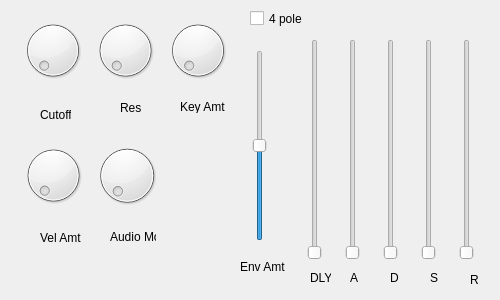
<?xml version="1.0" encoding="UTF-8"?>
<ui version="4.0">
 <class>Dialog</class>
 <widget class="QDialog" name="Dialog">
  <property name="geometry">
   <rect>
    <x>0</x>
    <y>0</y>
    <width>500</width>
    <height>300</height>
   </rect>
  </property>
  <property name="windowTitle">
   <string>Dialog</string>
  </property>
  <widget class="QLabel" name="label_2">
   <property name="geometry">
    <rect>
     <x>120</x>
     <y>100</y>
     <width>31</width>
     <height>16</height>
    </rect>
   </property>
   <property name="text">
    <string>Res</string>
   </property>
  </widget>
  <widget class="QLabel" name="label_3">
   <property name="geometry">
    <rect>
     <x>180</x>
     <y>100</y>
     <width>46</width>
     <height>13</height>
    </rect>
   </property>
   <property name="text">
    <string>Key Amt</string>
   </property>
  </widget>
  <widget class="QLabel" name="label">
   <property name="geometry">
    <rect>
     <x>40</x>
     <y>80</y>
     <width>31</width>
     <height>69</height>
    </rect>
   </property>
   <property name="text">
    <string>Cutoff</string>
   </property>
  </widget>
  <widget class="QLabel" name="label_4">
   <property name="geometry">
    <rect>
     <x>110</x>
     <y>230</y>
     <width>46</width>
     <height>13</height>
    </rect>
   </property>
   <property name="text">
    <string>Audio Mod</string>
   </property>
  </widget>
  <widget class="QCheckBox" name="filt4pole">
   <property name="geometry">
    <rect>
     <x>250</x>
     <y>10</y>
     <width>70</width>
     <height>17</height>
    </rect>
   </property>
   <property name="text">
    <string>4 pole</string>
   </property>
  </widget>
  <widget class="QSlider" name="filtEnvAmt">
   <property name="geometry">
    <rect>
     <x>250</x>
     <y>50</y>
     <width>19</width>
     <height>191</height>
    </rect>
   </property>
   <property name="minimum">
    <number>-1024</number>
   </property>
   <property name="maximum">
    <number>1024</number>
   </property>
   <property name="orientation">
    <enum>Qt::Vertical</enum>
   </property>
  </widget>
  <widget class="QLabel" name="label_5">
   <property name="geometry">
    <rect>
     <x>240</x>
     <y>260</y>
     <width>46</width>
     <height>13</height>
    </rect>
   </property>
   <property name="text">
    <string>Env Amt</string>
   </property>
  </widget>
  <widget class="QLabel" name="label_6">
   <property name="geometry">
    <rect>
     <x>40</x>
     <y>230</y>
     <width>46</width>
     <height>16</height>
    </rect>
   </property>
   <property name="text">
    <string>Vel Amt</string>
   </property>
  </widget>
  <widget class="QLabel" name="label_7">
   <property name="geometry">
    <rect>
     <x>310</x>
     <y>270</y>
     <width>21</width>
     <height>16</height>
    </rect>
   </property>
   <property name="text">
    <string>DLY</string>
   </property>
  </widget>
  <widget class="QLabel" name="label_8">
   <property name="geometry">
    <rect>
     <x>350</x>
     <y>270</y>
     <width>16</width>
     <height>16</height>
    </rect>
   </property>
   <property name="text">
    <string>A</string>
   </property>
  </widget>
  <widget class="QLabel" name="label_9">
   <property name="geometry">
    <rect>
     <x>390</x>
     <y>270</y>
     <width>16</width>
     <height>16</height>
    </rect>
   </property>
   <property name="text">
    <string>D</string>
   </property>
  </widget>
  <widget class="QLabel" name="label_10">
   <property name="geometry">
    <rect>
     <x>430</x>
     <y>270</y>
     <width>16</width>
     <height>16</height>
    </rect>
   </property>
   <property name="text">
    <string>S</string>
   </property>
  </widget>
  <widget class="QLabel" name="label_11">
   <property name="geometry">
    <rect>
     <x>470</x>
     <y>270</y>
     <width>21</width>
     <height>20</height>
    </rect>
   </property>
   <property name="text">
    <string>R</string>
   </property>
  </widget>
  <widget class="QWidget" name="">
   <property name="geometry">
    <rect>
     <x>20</x>
     <y>10</y>
     <width>211</width>
     <height>81</height>
    </rect>
   </property>
   <layout class="QHBoxLayout" name="horizontalLayout">
    <item>
     <widget class="QDial" name="filtCutoff">
      <property name="maximum">
       <number>1024</number>
      </property>
     </widget>
    </item>
    <item>
     <widget class="QDial" name="filtRes">
      <property name="maximum">
       <number>1024</number>
      </property>
     </widget>
    </item>
    <item>
     <widget class="QDial" name="filtKeyAmt">
      <property name="maximum">
       <number>1024</number>
      </property>
     </widget>
    </item>
   </layout>
  </widget>
  <widget class="QWidget" name="">
   <property name="geometry">
    <rect>
     <x>20</x>
     <y>140</y>
     <width>141</width>
     <height>71</height>
    </rect>
   </property>
   <layout class="QHBoxLayout" name="horizontalLayout_2">
    <item>
     <widget class="QDial" name="filtVelAmt">
      <property name="maximum">
       <number>1024</number>
      </property>
     </widget>
    </item>
    <item>
     <widget class="QDial" name="filtAudioMix">
      <property name="maximum">
       <number>1024</number>
      </property>
     </widget>
    </item>
   </layout>
  </widget>
  <widget class="QWidget" name="">
   <property name="geometry">
    <rect>
     <x>290</x>
     <y>39</y>
     <width>201</width>
     <height>221</height>
    </rect>
   </property>
   <layout class="QHBoxLayout" name="horizontalLayout_3">
    <item>
     <widget class="QSlider" name="filtDelay">
      <property name="maximum">
       <number>1024</number>
      </property>
      <property name="orientation">
       <enum>Qt::Vertical</enum>
      </property>
     </widget>
    </item>
    <item>
     <widget class="QSlider" name="filtAttack">
      <property name="maximum">
       <number>1024</number>
      </property>
      <property name="orientation">
       <enum>Qt::Vertical</enum>
      </property>
     </widget>
    </item>
    <item>
     <widget class="QSlider" name="filtDecay">
      <property name="maximum">
       <number>1024</number>
      </property>
      <property name="orientation">
       <enum>Qt::Vertical</enum>
      </property>
     </widget>
    </item>
    <item>
     <widget class="QSlider" name="filtSustain">
      <property name="maximum">
       <number>1024</number>
      </property>
      <property name="orientation">
       <enum>Qt::Vertical</enum>
      </property>
     </widget>
    </item>
    <item>
     <widget class="QSlider" name="filtRelease">
      <property name="maximum">
       <number>1024</number>
      </property>
      <property name="orientation">
       <enum>Qt::Vertical</enum>
      </property>
     </widget>
    </item>
   </layout>
  </widget>
 </widget>
 <resources/>
 <connections/>
</ui>
